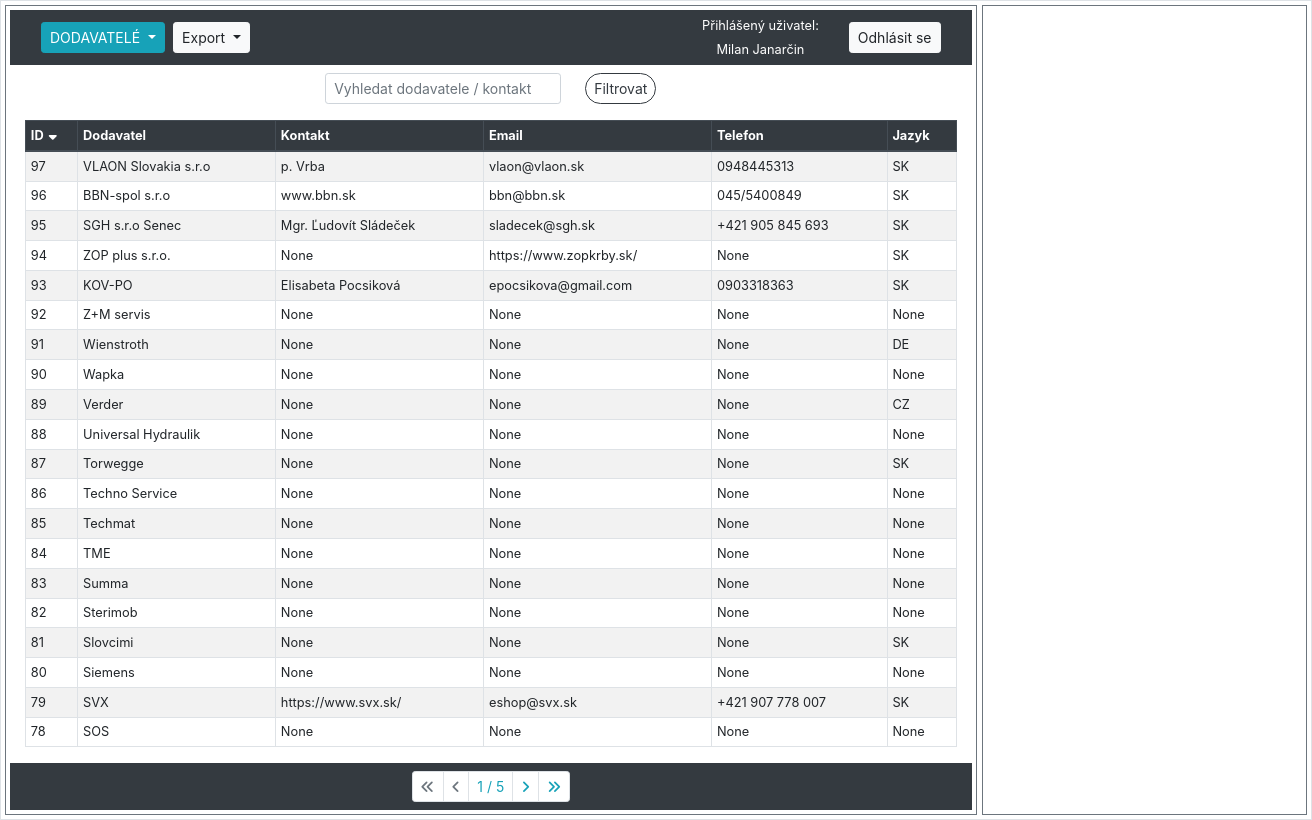
/sklad/dodavatele/ (signed in), run on an earlier commit of the app's database.
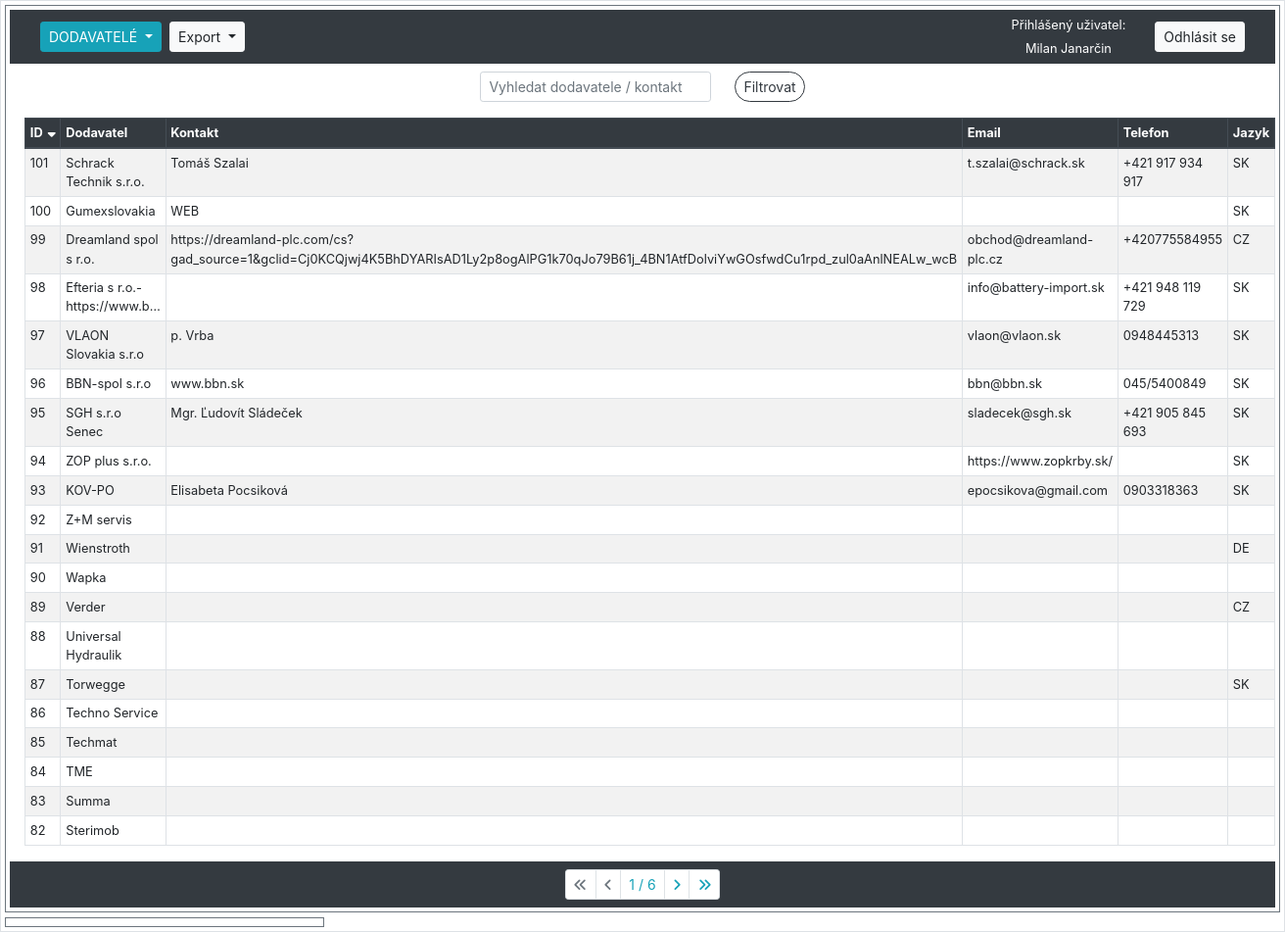
And on a later commit of the database.
### hpm_sklad/models.py (models this page shows, shortened)
class Dodavatele(models.Model):
    class Meta:
        verbose_name_plural = "Dodavatelé"
    LANGUAGE_CHOICES = [
        ('CZ', 'Český'),
        ('SK', 'Slovenský'),
        ('DE', 'Německý'),
        ('EN', 'Anglický')
    ]
    dodavatel = models.CharField(max_length=100, verbose_name="Dodavatel")
    kontakt = models.CharField(null=True, max_length=100, verbose_name="Kontaktní osoba")
    email = models.EmailField(null=True, max_length=100, verbose_name="E-mail")
    telefon = models.CharField(null=True, max_length=20, verbose_name="Telefon")
    jazyk = models.CharField(null=True, max_length=2, choices=LANGUAGE_CHOICES, default='CZ', verbose_name="Jazyk")

### hpm_sklad/views.py (the view, shortened to what this page needs)
# urls.py: path('sklad/dodavatele/', views.DodavateleListView.as_view(), name='dodavatele'),
class DodavateleListView(LoginRequiredMixin, ListView):
    model = Dodavatele
    template_name = 'hpm_sklad/dodavatele.html'
    paginate_by = 20
    export_csv = False
    def get_context_data(self, **kwargs):
        context = super().get_context_data(**kwargs)
        selected_id = self.request.GET.get('selected', None)
        if selected_id:
            context['selected_item'] = get_object_or_404(Dodavatele, id=selected_id)
        else:
            context['selected_item'] = None
        context.update({
            'db_table': 'dodavatele',
            'sort': self.request.GET.get('sort', 'id'),
            'order': self.request.GET.get('order', 'down'),
            'query': self.request.GET.get('query', ''),
            'current_user': self.request.user,
        })
        return context
    def get_queryset(self):
        queryset = Dodavatele.objects.all()
        query = self.request.GET.get('query', '')
        sort = self.request.GET.get('sort', 'id')
        order = self.request.GET.get('order', 'down')
        if query:
            queryset = queryset.filter(
                Q(dodavatel__icontains=query) | Q(kontakt__icontains=query)
            )
        if order == 'down':
            sort = f"-{sort}"
        queryset = queryset.order_by(sort)
        return queryset
    def render_to_response(self, context, **response_kwargs):
        if getattr(self, 'export_csv', False):
            return self.export_to_csv(self.get_queryset())
        else:
            return super().render_to_response(context, **response_kwargs)

### hpm_sklad/templatetags/custom_filters.py (called while the page is built)
@register.filter
def url_remove_param(querystring, params):
    params = params.split(',')
    new_querystring = '&'.join(
        f"{key}={value}"
        for part in querystring.split('&')
        if '=' in part and (key := part.split('=')[0]) not in params and (value := part.split('=')[1])
    )
    return new_querystring

### hpm_sklad/templates/hpm_sklad/dodavatele.html (shortened to what this page needs)
{% extends "hpm_sklad/base_left_right_column.html" %}
{% load static %}
{% load custom_filters %}
{% block left_content %}
    <form method="GET" action="" class="form-inline justify-content-center align-items-center small my-2">
        <div class="form-group mx-sm-2 mb-2">
            <input class="form-control form-control-sm mr-sm-2" type="text" name="query" placeholder="Vyhledat dodavatele / kontakt" value="{{ request.GET.query }}">
        </div>
        <div class="form-group mx-sm-2 mb-2">
            <button class="btn btn-outline-dark btn-sm rounded-pill" type="submit">Filtrovat</button>
        </div>
    </form>
    <div class="container-fluid">
        <table class="table table-sm table-hover table-striped table-bordered">
            <thead class="thead-dark">
                <tr>
                    {% with request.GET.urlencode as querystring %}
                        <th>
                            <a href="?sort=id&order={% if request.GET.sort == 'id' and request.GET.order == 'up' %}down{% else %}up{% endif %}&{{ querystring|url_remove_param:'sort,order' }}">
                                ID
                                {% if not request.GET.sort %}
                                    <i class="fas fa-sort-down"></i>
                                {% endif %}
                            </a>
                        </th>
                        <th>
                            <a href="?sort=dodavatel&order={% if request.GET.sort == 'dodavatel' and request.GET.order == 'up' %}down{% else %}up{% endif %}&{{ querystring|url_remove_param:'sort,order' }}">
                                Dodavatel
                            </a>
                        </th>
                        <th>
                            <a href="?sort=kontakt&order={% if request.GET.sort == 'kontakt' and request.GET.order == 'up' %}down{% else %}up{% endif %}&{{ querystring|url_remove_param:'sort,order' }}">
                                Kontakt
                            </a>
                        </th>
                        <th>
                            <a href="?sort=email&order={% if request.GET.sort == 'email' and request.GET.order == 'up' %}down{% else %}up{% endif %}&{{ querystring|url_remove_param:'sort,order' }}">
                                Email
                            </a>
                        </th>
                        <th>
                            <a href="?sort=telefon&order={% if request.GET.sort == 'telefon' and request.GET.order == 'up' %}down{% else %}up{% endif %}&{{ querystring|url_remove_param:'sort,order' }}">
                                Telefon
                            </a>
                        </th>
                        <th>
                            <a href="?sort=jazyk&order={% if request.GET.sort == 'jazyk' and request.GET.order == 'up' %}down{% else %}up{% endif %}&{{ querystring|url_remove_param:'sort,order' }}">
                                Jazyk
                            </a>
                        </th>
                    {% endwith %}
                </tr>
            </thead>
            <tbody class="show-pointer">
                {% for item in object_list %}
                    <tr data-id="{{ item.pk }}" data-detail-url="{% url 'detail_dodavatele' item.pk %}" onclick="loadDetail('{% url 'detail_dodavatele' item.pk %}', '{{ item.pk }}')"
                    {% if item.pk == selected_item.pk %} class="table-info"{% endif %}>
                        <td>{{ item.pk }}</td>
                        <td>{{ item.dodavatel|truncatechars:30 }}</td>
                        <td>{{ item.kontakt }}</td>
                        <td>{{ item.email }}</td>
                        <td>{{ item.telefon }}</td>
                        <td>{{ item.jazyk }}</td>
                    </tr>
                {% endfor %}
            </tbody>
        </table>
    </div>
    {% include "hpm_sklad/pagination.html" %}
{% endblock %}

What changed in the data, as far as the page shows it:
no longer on this page (row edited): Dodavatele: pk "81", dodavatel "Slovcimi", kontakt "None", email "None", telefon "None", jazyk "SK"
no longer on this page (row edited): Dodavatele: pk "80", dodavatel "Siemens", kontakt "None", email "None", telefon "None", jazyk "None"
no longer on this page (row unchanged): Dodavatele: pk "79", dodavatel "SVX", kontakt "https://www.svx.sk/", email "eshop@svx.sk", telefon "+421 907 778 007", jazyk "SK"
no longer on this page (row edited): Dodavatele: pk "78", dodavatel "SOS", kontakt "None", email "None", telefon "None", jazyk "None"
added Dodavatele: pk "101", dodavatel "Schrack Technik s.r.o.", kontakt "Tomáš Szalai", email "t.szalai@schrack.sk", telefon "+421 917 934 917", jazyk "SK"
added Dodavatele: pk "100", dodavatel "Gumexslovakia", kontakt "WEB", jazyk "SK"
added Dodavatele: pk "99", dodavatel "Dreamland spol s r.o.", kontakt "https://dreamland-plc.com/cs?gad_source=1&gclid=Cj0KCQjwj4K5BhDYARIsAD1Ly2p8ogAlPG1k70qJo79B61j_4BN1AtfDolviYwGOsfwdCu1rpd_zul0aAnlNEALw_wcB", email "obchod@dreamland-plc.cz", telefon "+420775584955", jazyk "CZ"
added Dodavatele: pk "98", dodavatel "Efteria s r.o.- https://www.b…", email "info@battery-import.sk", telefon "+421 948 119 729", jazyk "SK"
changed Dodavatele "ZOP plus s.r.o.": kontakt "None" → (not shown); telefon "None" → (not shown)
changed Dodavatele "Z+M servis": kontakt "None" → (not shown); email "None" → (not shown); telefon "None" → (not shown); jazyk "None" → (not shown)
changed Dodavatele "Wienstroth": kontakt "None" → (not shown); email "None" → (not shown); telefon "None" → (not shown)
changed Dodavatele "Wapka": kontakt "None" → (not shown); email "None" → (not shown); telefon "None" → (not shown); jazyk "None" → (not shown)
changed Dodavatele "Verder": kontakt "None" → (not shown); email "None" → (not shown); telefon "None" → (not shown)
changed Dodavatele "Universal Hydraulik": kontakt "None" → (not shown); email "None" → (not shown); telefon "None" → (not shown); jazyk "None" → (not shown)
changed Dodavatele "Torwegge": kontakt "None" → (not shown); email "None" → (not shown); telefon "None" → (not shown)
changed Dodavatele "Techno Service": kontakt "None" → (not shown); email "None" → (not shown); telefon "None" → (not shown); jazyk "None" → (not shown)
changed Dodavatele "Techmat": kontakt "None" → (not shown); email "None" → (not shown); telefon "None" → (not shown); jazyk "None" → (not shown)
changed Dodavatele "TME": kontakt "None" → (not shown); email "None" → (not shown); telefon "None" → (not shown); jazyk "None" → (not shown)
changed Dodavatele "Summa": kontakt "None" → (not shown); email "None" → (not shown); telefon "None" → (not shown); jazyk "None" → (not shown)
changed Dodavatele "Sterimob": kontakt "None" → (not shown); email "None" → (not shown); telefon "None" → (not shown); jazyk "None" → (not shown)
Also different on the page:
{{ page_obj.paginator.num_pages }}: "5" → "6"
